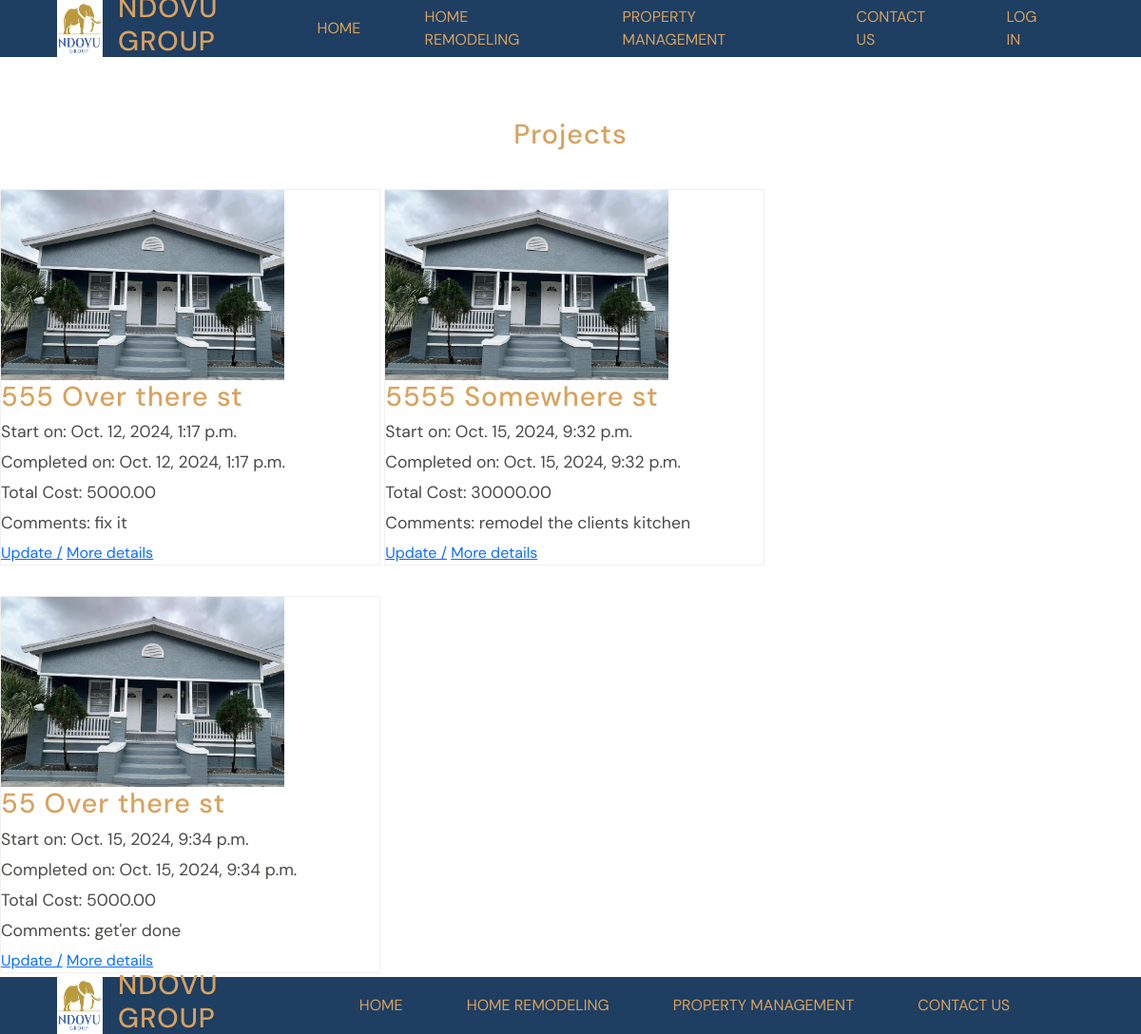
/projects/, run on the app's committed database.
### projects/models.py (models this page shows, shortened)
class Project(models.Model):
    name = models.CharField(max_length=128)
    image = models.ImageField(upload_to="static/img")
    tasks = models.CharField(max_length=200)
    vendor = models.CharField(max_length=50)
    total_cost = MoneyField(max_digits=14, decimal_places=2, default_currency='USD')
    comments = models.TextField()
    start_date = models.DateTimeField(auto_now_add=True)
    complete_date = models.DateTimeField(null=True, blank=True)

### projects/views.py (the view)
# urls.py: path("", views.ProjectListView.as_view(), name="list"),
class ProjectListView(ListView): #scan ops
        template_name = "projects/projects_list.html"
        model = Project

### templates/projects/projects_list.html (shortened to what this page needs)
{% extends 'base.html' %}
{% load static %}
{% block content %}
    <section class="projects-section center-column ">
        <h2>Projects</h2>
    <div class="projects-list">
    {% for project in project_list %}
        <div class="project-card">
            <img src="{{ project.image.url }}" alt="house before">
                <h2> {{ project.name }} </h2>
                <p> Start on: {{ project.start_date }} </p>
                <p> Completed on: {{ project.complete_date }} </p>
                <p> Total Cost: {{ project.total_cost }} </p>
                <p> Comments: {{ project.comments|truncatechars:64 }} </p>
                <a href="{% url 'update' project.id %}">Update /</a>
                <a href="{% url 'detail' project.id %}">More details</a>
        </div>
        {% endfor %}
    </div>
</section>
{% endblock content %}

### templates/base.html (shortened to what this page needs)
{% load static %}
<!DOCTYPE html>
<html lang="en">
<head>
    <link href="https://cdn.jsdelivr.net/npm/bootstrap@5.3.3/dist/css/bootstrap.min.css" rel="stylesheet"
>
    <link rel="stylesheet" href="{% static '/css/base.css' %}">
    <link rel="stylesheet" href="{% static '/css/footer.css' %}">
    <link rel="stylesheet" href="{% static '/css/header.css' %}">
    <link rel="stylesheet" href="{% static '/css/section.css' %}">
    <link rel="stylesheet" href="{% static '/css/responsive.css' %}">
</head>
<body>
    <header class="center-row">
        <div class="logo center-row">
            <img src="{% static '/img/NDOVU1.jpg' %}" alt="NDOVU LOGO">
            <h2>NDOVU GROUP</h2>
        </div>
        <nav class="nav-menu">
            <div class="nav-options center-row">
                <a href="{% url 'home' %}">Home</a>
                <a href="{% url 'remodel' %}">Home Remodeling</a>
                <a href="{% url 'property' %}">Property Management</a>
                <a href="{% url 'contact' %}">Contact Us</a>
                {% if user.is_authenticated %}
                <a href="{% url 'logout' %}">Log Out</a>
                {% else %}
                <a href="{% url 'login' %}">Log In</a>
                {% endif %}
            </div>
        </nav>
    </header>
    {% block content %}
    {% endblock content %}
    <footer class="center-row">
        <div class="logo center-row">
            <img src="{% static '/img/NDOVU1.jpg' %}" alt="NDOVU LOGO">
            <h2>NDOVU GROUP</h2>
        </div>
        <nav class="nav-menu">
            <div class="nav-options center-row">
                <a href="{% url 'home' %}">Home</a>
                <a href="{% url 'remodel' %}">Home Remodeling</a>
                <a href="{% url 'property' %}">Property Management</a>
                <a href="{% url 'contact' %}">Contact Us</a>
            </div>
        </nav>
    </footer>
</body>
</html>

### static/css/base.css (style rules this page uses)
:root { --secondary-color-600: #d8a25e; --neutral-color: #4a4947; --neutral-color: #4a4947; --background-color: #fdfdfd; --surface-color: #1e3e62; --Merriweather-font: "Merriweather", sans-serif; --DM-font: "DM Sans", sans-serif; }
* { font-family: var(--DM-font); margin: 0; padding: 0; text-decoration: none; }
html { font-size: 16px; background-color: var(--background-color); }
h2 { font-family: var(--lobster-font); color: var(--secondary-color-600); font-size: 1.8rem; letter-spacing: 0.06rem; }
p { color: var(--neutral-color); line-height: 1.5rem; font-size: 1.1rem; }
.center-row { display: flex; justify-content: center; align-items: center; }
.center-column { display: flex; justify-content: center; align-items: center; flex-direction: column; }

### static/css/footer.css (style rules this page uses)
footer { background-color: var(--surface-color); height: 60px; position: fixed; bottom: 0; width: 100%; }

### static/css/header.css (style rules this page uses)
header { background-color: var(--surface-color); height: 60px; position: sticky; top: 0px; z-index: 9999; }
.logo { width: 20%; height: 100%; gap: 1rem; }
.logo img { width: 20%; height: 100%; }
.nav-menu { width: 70%; height: 100%; }
.nav-options { width: 100%; height: 100%; }
.nav-options a { color: var(--secondary-color-600); font-size: 1rem; text-transform: uppercase; margin: 2%; padding: 1% 2%; text-decoration: none !important; }

### static/css/section.css (style rules this page uses)
.projects-section { margin-top: 4rem; }
.projects-list { margin: 2rem 0px; }
.project-card { width: 400px; display: inline-block; border: 1px solid #efefed; margin-bottom: 2rem; }
.project-card p { width: 90%; margin: 0.5rem 0; }
.project-card img { height: 200px; }
.project-card a { width: 100%; }

### data on the page
Project: image (picture), name "555 Over there st", start_date "Oct. 12, 2024, 1:17 p.m.", complete_date "Oct. 12, 2024, 1:17 p.m.", total_cost "5000.00", comments "fix it"
Project: image (picture), name "5555 Somewhere st", start_date "Oct. 15, 2024, 9:32 p.m.", complete_date "Oct. 15, 2024, 9:32 p.m.", total_cost "30000.00", comments "remodel the clients kitchen"
Project: image (picture), name "55 Over there st", start_date "Oct. 15, 2024, 9:34 p.m.", complete_date "Oct. 15, 2024, 9:34 p.m.", total_cost "5000.00", comments "get'er done"
